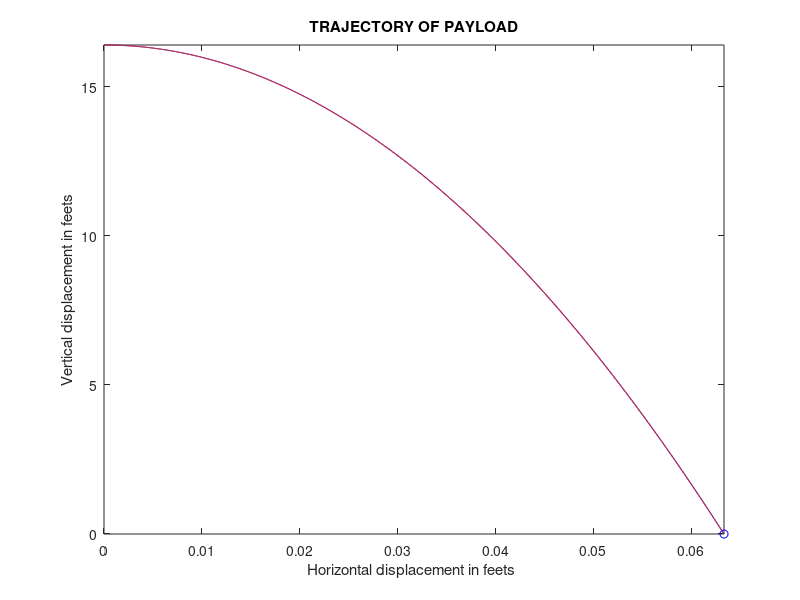

This chart was generated by the following MATLAB code:
%Trajectory of Payload Dorpped
clc
clear all
format short g
tic 
g= 9.81;        %acceleration due to gravity
Cd= 0.5;        %drag coefficient of payloads
rho= 1.225;     %density of air
A= 0.02;        %average cross section of the payload
m= 1;           %mass of the payload
H(1)= input('Enter the height of the plane in meters: ');
ty(1)= 0;       %duration of fall
Vy(1)= 0;       %velocity in downward direction
acc(1)= 9.81;   %acceleration in downward direction
Dy(1)= 0;       %upward drag force
dy(1)= 0;       %deceleration due to drag force
k= 2;
int= 0.001;     %time intervals for calculation in the loops
while H>0
    ty(k)= ty(k-1) + int;
    H(k)= H(k-1) - (Vy(k-1)*int + 0.5*acc(k-1)*int^2);
    Vy(k)= Vy(k-1) + acc(k-1)*int;
    Dy(k)= Cd*rho*((Vy(k))^2)*A/2;
    dy(k)= Dy(k)/m;
    acc(k)= g - dy(k); 
    k= k+1;
end
disp('-------------------------------');
fprintf('Duration of free-fall= %10.7f sec \n', ty(k-1));
disp('-------------------------------');
L=length(ty);
toc
Vpa= input('Enter crusing velocity in m/s: '); 
Vag= input('Enter the velocity of wind wrt to ground in m/s: ');
angle= input('Enter the angle of Vag in degrees: ');
tic
Vpg= Vpa - Vag*cosd(angle);     %velocity of plane wrt ground
Vx(1)= Vpg;     %velocity of payload in horizontal direction
R(1)= 0;        %distance covered by payload in horizontal direction
Dx(1)= Cd*1.225*(Vx(1)^2)*A/2;      %horizontal drag on the payload
dx(1)= Dx/m;        %horizontal deceleration on the payload
k=2;
Vx= [Vx(1), zeros(1,L-1)];
R= [R(1), zeros(1,L-1)];
Dx= [Dx(1), zeros(1,L-1)];
dx= [dx(1), zeros(1,L-1)];
for tx= 1:L-1
    R(k)= R(k-1) + (Vx(k-1).*int - 0.5.*dx(k-1)*int^2);
    Vx(k)= Vx(k-1) - dx(k-1).*int;
    Dx(k)= (Cd*1.225*0.5*A).*((Vx(k)).^2);
    dx(k)= Dx(k)./m;
    k= k+1;
end
disp('-------------------------------');
fprintf('Range of payload= %2.7f feet \n', R(k-1)*3.28);
disp('-------------------------------');
toc
comet(R*3.28,H*3.28);
hold on
plot(R*3.28,H*3.28);
xlabel('Horizontal displacement in feets ');
ylabel('Vertical displacement in feets');
title('TRAJECTORY OF PAYLOAD');
